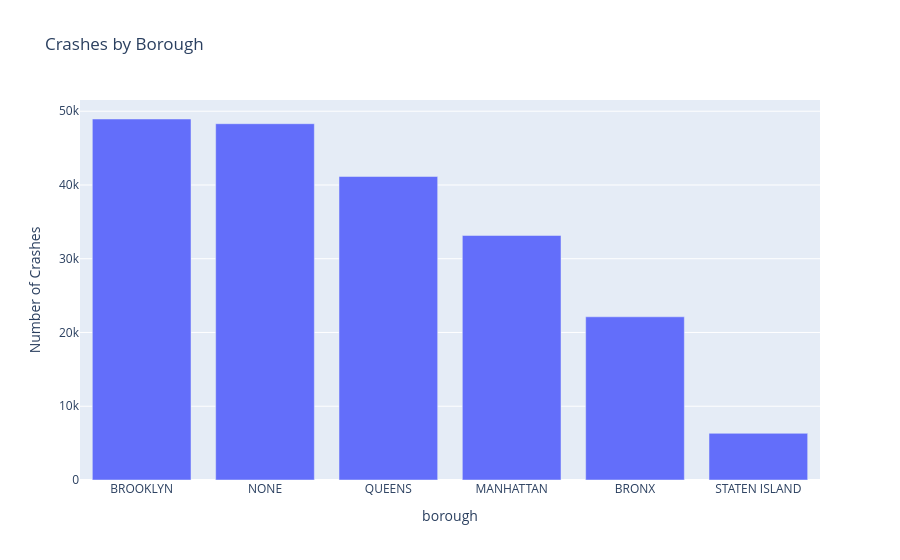

Notebook code cell kept with this figure:
### Markdown cell above
## 3. Spatial Analysis

### Code cell
# TODO: Geographic heatmaps
# Borough comparisons
# Hot spots identification

# 1) Heatmap / bar chart by borough
borough_counts = df['borough'].value_counts()
fig = px.bar(
    borough_counts,
    x=borough_counts.index,
    y=borough_counts.values,
    title="Crashes by Borough",
    labels={'x': 'Borough', 'y': 'Number of Crashes'}
)
fig.show()

# 2) Map visualization (if lat/lon available)

# Keep only rows with valid coordinates
map_df = df.dropna(subset=["latitude", "longitude"])

fig = px.scatter_mapbox(
    map_df,
    lat="latitude",
    lon="longitude",
    color="severity_score",
    size="total_injured",   # <-- was total_injuries
    size_max=15,
    zoom=10,
    mapbox_style="carto-positron",
    title="Crash Locations with Severity"
)
fig.show()

### Figure 1 — Plotly figure (JSON) as saved in the notebook; plotly's stock layout.template omitted (floating-point values rounded to 4 significant figures)
{"data": [{"hovertemplate": "borough=%{x}<br>Number of Crashes=%{y}<extra></extra>", "legendgroup": "", "marker": {"color": "#636efa", "pattern": {"shape": ""}}, "name": "", "orientation": "v", "showlegend": false, "textposition": "auto", "type": "bar", "x": ["BROOKLYN", "NONE", "QUEENS", "MANHATTAN", "BRONX", "STATEN ISLAND"], "xaxis": "x", "y": [48944, 48305, 41144, 33152, 22128, 6327], "yaxis": "y"}], "layout": {"barmode": "relative", "legend": {"tracegroupgap": 0}, "title": {"text": "Crashes by Borough"}, "xaxis": {"anchor": "y", "domain": [0, 1], "title": {"text": "borough"}}, "yaxis": {"anchor": "x", "domain": [0, 1], "title": {"text": "Number of Crashes"}}}}
